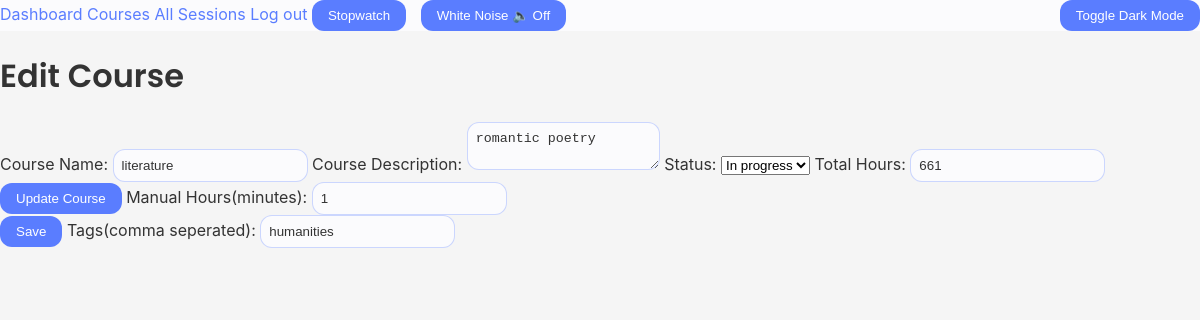
The app's page /courses/edit/1 (signed in), older data.
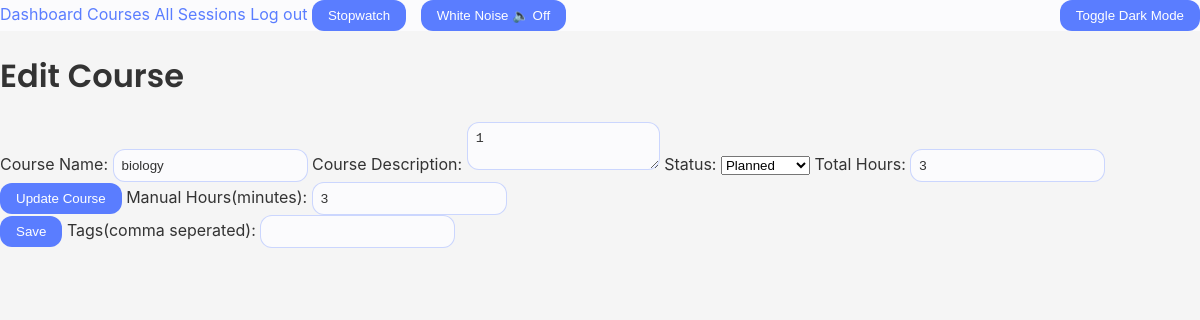
The same page, newer data.
### models.py (models this page shows, shortened)
class Course(db.Model, UserMixin):
    id = db.Column(db.Integer, primary_key=True)
    coursename = db.Column(db.String(150), unique=True, nullable=False)
    description = db.Column(db.Text, nullable=False)
    status = db.Column(db.String(20), nullable=False, default='planned')
    createdat = db.Column(db.DateTime, default=datetime.utcnow)
    manual_hours = db.Column(db.Integer, default=0)
    total_hours = db.Column(db.Integer, nullable=False, default=0)
    user_id = db.Column(db.Integer, db.ForeignKey('user.id'), nullable=False) # links the course to a user
    sess = db.relationship('Sess', backref='course', lazy=True, cascade="all, delete-orphan")
    tags = db.Column(db.String(200))

### app.py (the view, shortened to what this page needs)
    @app.route('/courses/edit/<int:course_id>', methods=['GET','POST'])
    @login_required
    def edit_course(course_id):
        course = Course.query.get_or_404(course_id)
        if course.user_id != current_user.id:
            flash("You can't edit this course.", "danger")
            return redirect(url_for('list_courses'))
        return render_template('edit_course.html', course=course)

### templates/edit_course.html (shortened to what this page needs)
{% extends "base.html" %}
{% block content %}
<h1> Edit Course</h1>
<form method="POST">
    <label for="coursename">Course Name:</label>
    <input name="coursename" value="{{ course.coursename }}" required>
    <label for="description">Course Description:</label>
    <textarea name="description">{{ course.description }}</textarea>
    <label for="status">Status:</label>
    <select name="status" id="status">
        <option value="planned" {% if course.status=="planned" %}selected{% endif %}>Planned</option>
        <option value="in_progress" {% if course.status=="in_progress" %}selected{% endif %}>In progress</option>
    </select>
    <label for="total_hours">Total Hours:</label>
    <input type="number" name="total_hours" value="{{ course.total_hours }}" min="0">
    <button type="submit">Update Course</button>
    <label for="manual_hours">Manual Hours(minutes):</label>
    <input type="number" name="manual_hours" value="{{ course.manual_hours }}" min="0"><br>
    <button type="submit">Save</button>
    <label fot="tags"> Tags(comma seperated):</label>
    <input type="text" name="tags" value="{{ course.tags }}">
</form>
{% endblock %}

Row changes from the older to the newer data that the page shows:
changed Course: coursename "literature" → "biology"; description "romantic poetry" → "1"; status "In progress" → "Planned"; total_hours "661" → "3"; manual_hours "1" → "3"; tags "humanities" → (not shown)
